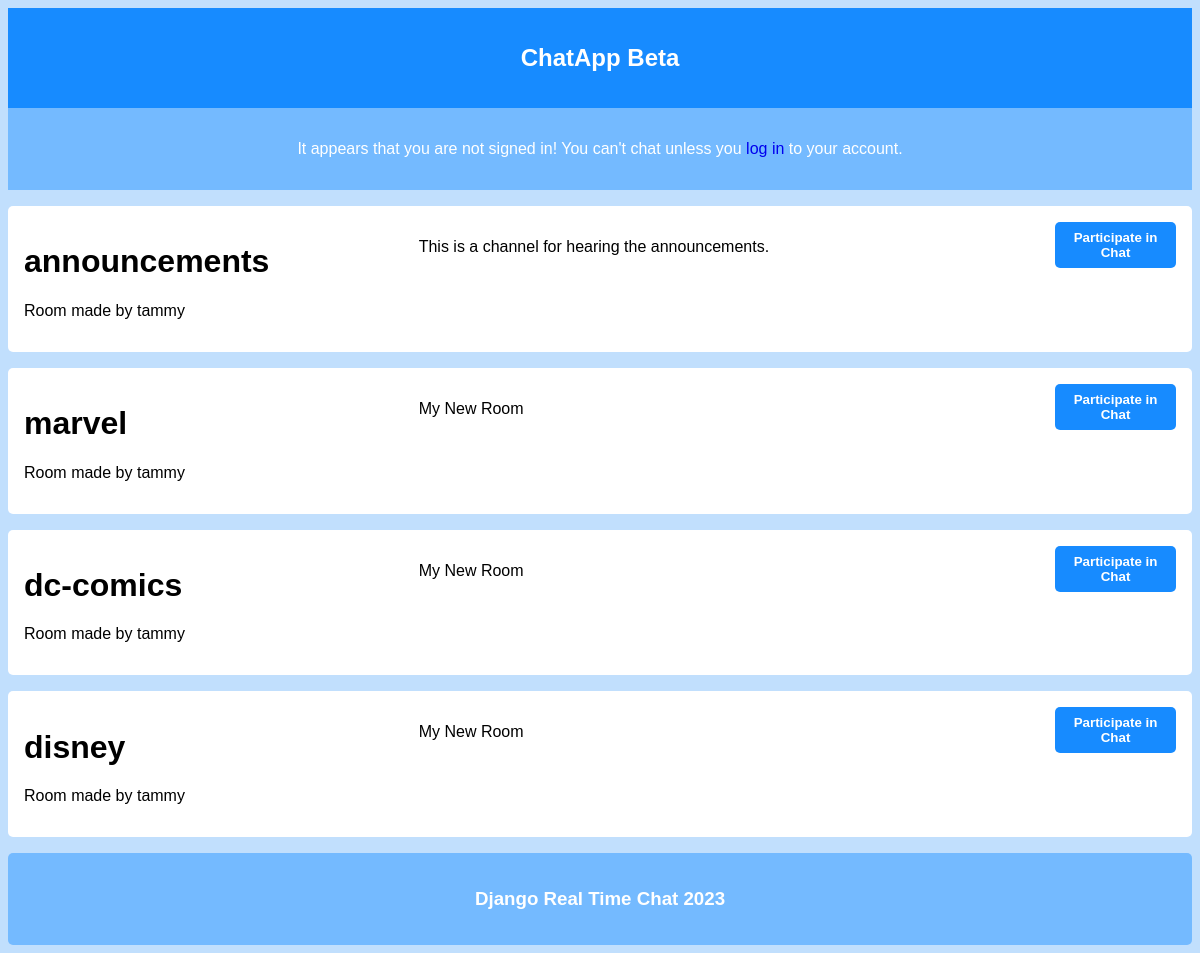
Screenshot of /chat/villa/Rando Chat/ with the database file from the repository.
### chat/models.py (models this page shows, shortened)
class Room(models.Model):
    name = models.CharField(max_length=50)
    description = models.CharField(max_length=500, default='My New Room')
    created_by = models.ForeignKey(User, on_delete=models.CASCADE, null=True)
    villa = models.ForeignKey(Villa, on_delete=models.CASCADE, null=True)

### chat/views.py (the view)
# urls.py: path('villa/<str:villa_name>/', views.villa, name='villa'),
def villa(request, villa_name):
    villa = Villa.objects.get(name=villa_name)
    rooms = Room.objects.filter(villa=villa.id)
    return render(request, 'chat/villa.html', {'villa': villa, 'rooms': rooms})

### chat/templates/chat/villa.html (shortened to what this page needs)
{% extends 'base.html' %}
{% load static %}
{% block content %}
    {% if rooms %}
    <div class="rooms-displayer">
        {% for room in rooms %}
            <div class="container">
                <div>
                    <h1>{{room.name}}</h1>
                    <p>Room made by {{room.created_by.username}}</p>
                </div>
                <div>
                    <p>{{room.description}}</p>
                </div>
                <div class="room-actions">
                    <a href="{% url 'chat:villa_room' villa.name room.name %}"><button class="button link">Participate in Chat</button></a>
                </div>
            </div>
        {% endfor %}
    </div>
    {% else %}
        <h3>Oops! It doesn't seem like anyone has made any rooms at all, perhaps make a new one?</h3>
    {% endif %}
{% endblock %}

### static/styles.css (style rules this page uses)
body { font-family: Arial, Helvetica, sans-serif; background-color: rgb(193, 223, 253); }
.link { margin: auto 0; cursor: pointer; font-family: inherit; transition-duration: 0.5s; transition-timing-function: cubic-bezier(0.165, 0.84, 0.44, 1); }
.room-actions { display: grid; justify-items: stretch; gap: 0.5rem; }
.rooms-displayer { display: grid; padding: 1rem 0rem; gap: 1rem; }
.container { border-radius: 5px; padding: 1rem; display: grid; gap: 2rem; grid-template-columns: 3fr 5fr 1fr; background-color: white; }
.button { border-radius: 5px; color: white; font-weight: 600; background-color: rgb(23, 139, 255); padding: 0.5rem 1rem; width: 100%; border: 0; }
a { text-decoration: none; }

### rows the page displays
Room: name "announcements", created_by.username "tammy", description "This is a channel for hearing the announcements."
Room: name "marvel", created_by.username "tammy", description "My New Room"
Room: name "dc-comics", created_by.username "tammy", description "My New Room"
Room: name "disney", created_by.username "tammy", description "My New Room"
